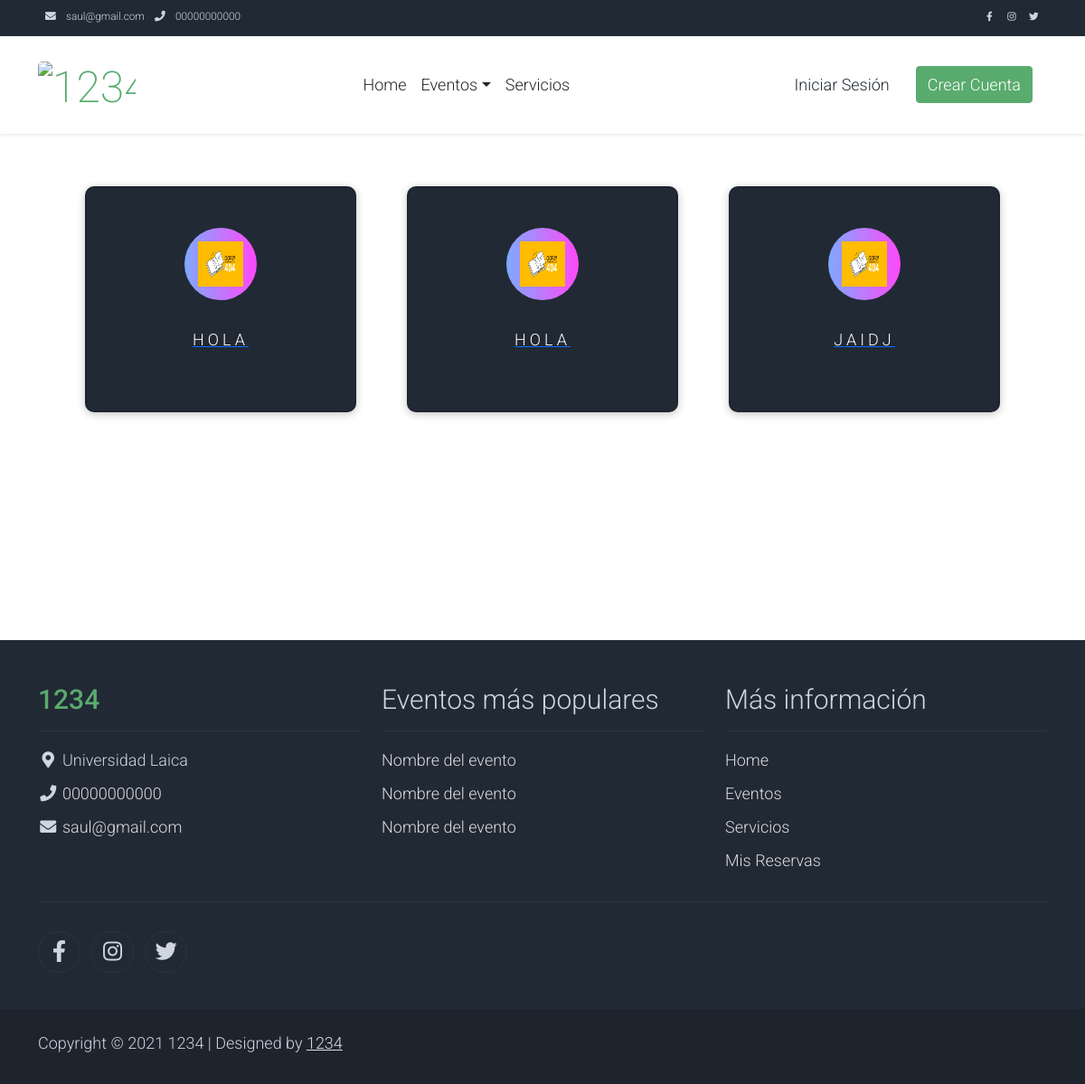
Page /eventos/categorias on the committed database.
### negocio/models.py (models this page shows, shortened)
class ConfiguracionNegocio(models.Model):
    class Meta:
        verbose_name = "Configuración del Negocio"
        verbose_name_plural = "Configuraciones del Negocio"
    nombre = models.CharField(max_length=100, verbose_name="Nombre")
    logo = CloudinaryField("Logo", blank=True, null=True)
    direccion = models.CharField(max_length=200, verbose_name="Dirección")
    correo = models.EmailField(verbose_name="Correo Electrónico")
    telefono = models.CharField(max_length=15, verbose_name="Teléfono")
    pagina_web = models.URLField(blank=True, null=True, verbose_name="Página Web")
    red_social_facebook = models.URLField(
        blank=True, null=True, verbose_name="Red Social Facebook"
    )
    red_social_x = models.URLField(blank=True, null=True, verbose_name="Red Social X")
    red_social_instagram = models.URLField(
        blank=True, null=True, verbose_name="Red Social Instagram"
    )
    nombre_banco = models.CharField(max_length=50, verbose_name="Nombre del Banco")
    tipo_cuenta = models.CharField(max_length=20, verbose_name="Tipo de Cuenta")
    numero_cuenta = models.CharField(max_length=20, verbose_name="Número de Cuenta")
    objects = ConfiguracionNegocioManager()

### eventos/models/tipo_evento.py (models this page shows, shortened)
class TipoEvento(models.Model):
    class Meta:
        verbose_name = "Tipo de Evento"
        verbose_name_plural = "Tipos de Eventos"
    nombre_evento = models.CharField(max_length=100, verbose_name="Nombre del Evento")
    descripcion = models.TextField(verbose_name="Descripción")
    fecha_creacion = models.DateField(auto_now_add=True, verbose_name="Fecha de Creación")
    imagen = CloudinaryField('Foto', blank=True, null=True)

### eventos/models/evento.py (models this page shows, shortened)
class Evento(models.Model):
    class Meta:
        verbose_name = 'Evento'
        verbose_name_plural = 'Eventos'
    nombre = models.CharField(max_length=100, default='Nombre del evento', verbose_name='Nombre')
    descripcion = models.CharField(max_length=500, default='Descripción del evento', verbose_name='Descripción')
    valor_referencial = models.FloatField(default=0.0, verbose_name='Valor Referencial')
    numero_horas_permitidas = models.IntegerField(default=0, verbose_name='Número de Horas Permitidas')
    valor_extra_hora = models.FloatField(default=0.0, verbose_name='Valor Extra por Hora')
    tipo_evento = models.ForeignKey(TipoEvento, on_delete=models.CASCADE, verbose_name='Tipo de Evento')

### eventos/views.py (the view)
# urls.py: path("categorias", views.tipos_eventos, name="categorias"),
def tipos_eventos(request):
    tipos_eventos = TipoEvento.objects.all()
    return render(request, "eventos/tipos_eventos.html", {"tipos_eventos": tipos_eventos})

### core/contex_processors.py (called while the page is built)
def configuracion_negocio_context(request):
    return {"configuracion_negocio": ConfiguracionNegocio.objects.first()}

def eventos_mas_gustados_context(request):
    eventos_mas_gustados = Evento.objects.annotate(
        promedio_calificacion=Avg("calificacion_evento__calificacion")
    ).order_by("-promedio_calificacion")[:5]
    return {"eventos_mas_gustados": eventos_mas_gustados}

### eventos/templates/eventos/tipos_eventos.html
{% extends 'eventos/layout/base.html' %}
{% load static %}
{% block content %}
    <section class=" py-5">
        <div class="container " style="width: 100%;">
            <div class=""
                 style="display: flex;
                        flex-wrap: wrap;
                        gap: 2em;
                        justify-content: center;
                        align-items: center">
                {% for tipo_evento_item in tipos_eventos %}
                    {% include 'core/components/utils/cardCategory.html' with nombre=tipo_evento_item.nombre_evento descripcion=tipo_evento_item.descripcion  imagen_url=tipo_evento_item.imagen.url id_item=tipo_evento_item.id link_url='eventos:categoria-evento' %}
                {% endfor %}
            </div>
        </div>
    </section>
{% endblock %}

### core/templates/core/components/layout/nav.html
<nav class="navbar navbar-expand-lg bg-dark navbar-light d-none d-lg-block"
     id="templatemo_nav_top">
    <div class="container text-light">
        <div class="w-100 d-flex justify-content-between">
            <div>
                <i class="fa fa-envelope mx-2"></i>
                <a class="navbar-sm-brand text-light text-decoration-none"
                   href="mailto:info@company.com">{{ configuracion_negocio.correo }}</a>
                <i class="fa fa-phone mx-2"></i>
                <a class="navbar-sm-brand text-light text-decoration-none"
                   href="tel:010-020-0340">{{ configuracion_negocio.telefono }}</a>
            </div>
            <div>
                <a class="text-light"
                   href="{% if configuracion_negocio.pagina_web %}{{ configuracion_negocio.red_social_facebook }}{% else %}# {% endif %}"
                   target="_blank"
                   rel="sponsored"><i class="fab fa-facebook-f fa-sm fa-fw me-2"></i></a>
                <a class="text-light"
                   href="{% if configuracion_negocio.red_social_instagram %}{{ configuracion_negocio.red_social_instagram }}{% else %}# {% endif %}"
                   target="_blank"><i class="fab fa-instagram fa-sm fa-fw me-2"></i></a>
                <a class="text-light"
                   href="{% if configuracion_negocio.red_social_x %}{{ configuracion_negocio.red_social_x }}{% else %}# {% endif %}"
                   target="_blank"><i class="fab fa-twitter fa-sm fa-fw me-2"></i></a>
            </div>
        </div>
    </div>
</nav>

### core/templates/core/components/utils/cardCategory.html (shortened to what this page needs)
{% load static %}
<a class="card bg-dark" href="{% url link_url id_item %}">
    <div class="icon">
            <img width="50" height="50"
                src="{% if imagen_url %} {{ imagen_url }} {% else %} {% static 'img/404.jpg' %} {% endif %}"
                 alt="Card image cap">
    </div>
    <p class="title">{{ nombre }}</p>
</a>

### core/templates/core/components/layout/footer.html (shortened to what this page needs)
{% load static %}
<footer class="bg-dark" id="tempaltemo_footer">
    <div class="container">
        <div class="row">
            <div class="col-md-4 pt-5">
                <h2 class="h2 text-success border-bottom pb-3 border-light logo">{{ configuracion_negocio.nombre }}</h2>
                <ul class="list-unstyled text-light footer-link-list">
                    <li>
                        <i class="fas fa-map-marker-alt fa-fw"></i>
                        {{ configuracion_negocio.direccion }}
                    </li>
                    <li>
                        <i class="fa fa-phone fa-fw"></i>
                        <a class="text-decoration-none" href="tel:{{ configuracion_negocio.telefono }}">{{ configuracion_negocio.telefono }}</a>
                    </li>
                    <li>
                        <i class="fa fa-envelope fa-fw"></i>
                        <a class="text-decoration-none" href="mailto:{{ configuracion_negocio.correo }}">{{ configuracion_negocio.correo }}</a>
                    </li>
                </ul>
            </div>
            <div class="col-md-4 pt-5">
                <h2 class="h2 text-light border-bottom pb-3 border-light">Eventos más populares</h2>
                <ul class="list-unstyled text-light footer-link-list">
                    {% for evento in eventos_mas_gustados %}
                        <li>
                            <a class="text-decoration-none" href="{% url 'eventos:evento_detalle' evento.id %}">{{ evento.nombre }}</a>
                        </li>
                    {% endfor %}
                </ul>
            </div>
            <div class="col-md-4 pt-5">
                <h2 class="h2 text-light border-bottom pb-3 border-light">Más información</h2>
                <ul class="list-unstyled text-light footer-link-list">
                    <li>
                        <a class="text-decoration-none" href="{% url 'core:home' %}">Home</a>
                    </li>
                    <li>
                        <a class="text-decoration-none" href="{% url 'eventos:eventos' %}">Eventos</a>
                    </li>
                    <li>
                        <a class="text-decoration-none" href="{% url 'servicios:servicios' %}">Servicios</a>
                    </li>
                    <li>
                        <a class="text-decoration-none" href="{% url 'alquileres:alquileres' %}">
                            {% if request.user.is_superuser %}
                                Reservas de eventos
                            {% else %}
                                Mis Reservas
                            {% endif %}
                        </a>
                    </li>
                </ul>
            </div>
        </div>
        <div class="row text-light mb-4">
            <div class="col-12 mb-3">
                <div class="w-100 my-3 border-top border-light"></div>
            </div>
            <div class="col-auto me-auto">
                <ul class="list-inline text-left footer-icons">
                    <li class="list-inline-item border border-light rounded-circle text-center">
                        <a class="text-light text-decoration-none"
                           target="_blank"
                           href="{% if configuracion_negocio.red_social_facebook %}{{ configuracion_negocio.red_social_facebook }}{% else %}# {% endif %}">
                            <i class="fab fa-facebook-f fa-lg fa-fw"></i>
                        </a>
                    </li>
                    <li class="list-inline-item border border-light rounded-circle text-center">
                        <a class="text-light text-decoration-none"
                           target="_blank"
                           href="{% if configuracion_negocio.red_social_instagram %}{{ configuracion_negocio.red_social_instagram }}{% else %}# {% endif %}">
                            <i class="fab fa-instagram fa-lg fa-fw"></i>
                        </a>
                    </li>
                    <li class="list-inline-item border border-light rounded-circle text-center">
                        <a class="text-light text-decoration-none"
                           target="_blank"
                           href="{% if configuracion_negocio.red_social_x %}{{ configuracion_negocio.red_social_x }}{% else %}# {% endif %}">
                            <i class="fab fa-twitter fa-lg fa-fw"></i>
                        </a>
                    </li>
                </ul>
            </div>
        </div>
    </div>
    <div class="w-100 bg-black py-3">
        <div class="container">
            <div class="row pt-2">
                <div class="col-12">
                    <p class="text-left text-light">
                        Copyright &copy; 2021 {{ configuracion_negocio.nombre }}
                        | Designed by <a rel="sponsored" href="https://templatemo.com" target="_blank">{{ configuracion_negocio.nombre }}</a>
                    </p>
                </div>
            </div>
        </div>
    </div>
</footer>

### static/css/templatemo.css (style rules this page uses)
body, ul, li, p, a, label, input, div { font-family: 'Roboto', sans-serif; font-size: 18px !important; font-weight: 300 !important; }
.h2 { font-family: 'Roboto', sans-serif; font-size: 30px !important; font-weight: 300; }
.logo { font-weight: 500 !important; }
.text-success { color: #59ab6e !important; }
.text-light { color: #cfd6e1 !important; }
.bg-dark { background-color: #212934 !important; }
.bg-black { background-color: #1d242d !important; }
#templatemo_nav_top { min-height: 40px; }
#templatemo_nav_top * { font-size: .9em !important; }
#tempaltemo_footer a { color: #dcdde1; }
#tempaltemo_footer ul.footer-link-list li { padding-top: 10px; }
#tempaltemo_footer ul.footer-icons li { width: 2.6em; height: 2.6em; line-height: 2.6em; }
#tempaltemo_footer .border-light { border-color: #2d343f !important; }

### core/templates/core/components/utils/cardCategory.html (style rules this page uses)
.card { width: 100%; max-width: 300px; min-width: 200px; height: 250px; margin: 10px; border-radius: 10px; box-shadow: 0px 2px 10px rgba(0, 0, 0, 0.24); border: 2px solid rgba(7, 7, 7, 0.12); font-size: 16px; transition: all 0.3s ease; position: relative; display: flex; justify-content: center; align-items: center; flex-direction: column; cursor: pointer; font-family: 'Poppins', sans-serif; }
.icon { margin: 0 auto; width: 100%; height: 80px; max-width: 80px; background: linear-gradient(90deg, #7eaaff 0%, #ff48fb 40%, rgba(0, 0, 0, 0.28) 60%); border-radius: 100%; display: flex; justify-content: center; align-items: center; transition: all 0.8s ease; background-position: 0px; background-size: 200px; }
.card .title { width: 100%; margin: 0; text-align: center; margin-top: 30px; color: white; font-weight: 600; text-transform: uppercase; letter-spacing: 4px; }

### rows in the picture
ConfiguracionNegocio: correo "saul@gmail.com", telefono "00000000000", nombre "1234", direccion "Universidad Laica"
TipoEvento: nombre_evento "HOLA"
TipoEvento: nombre_evento "HOLA"
TipoEvento: nombre_evento "JAIDJ"
Evento: nombre "Nombre del evento"
Evento: nombre "Nombre del evento"
Evento: nombre "Nombre del evento"
